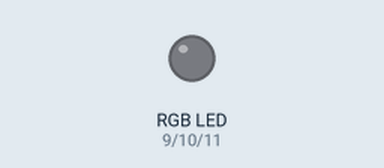
This sketch was run on a simulated Arduino Uno, built with avr-gcc and run on an emulated ATmega328P. Parts: an RGB LED mixed from three pins (HIGH = lit). Dim RGB values are drawn brighter than linear; random numbers use the default seed unless the sketch sets one; what the sketch prints to the serial monitor is not drawn.

Above: at 0.05 s.
At 0.85 s:
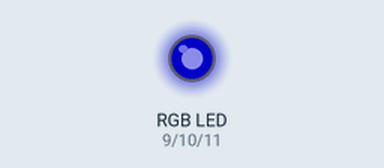
At 1.7 s:
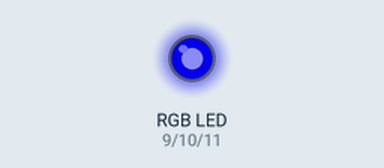
At 3.4 s:
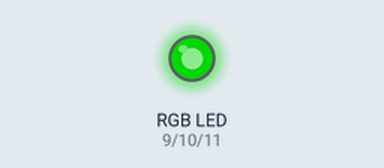
At 5.1 s:
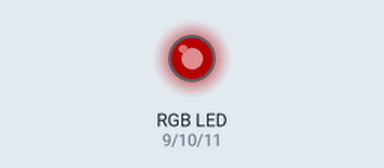
At 6.8 s:
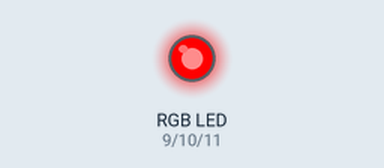
Timing chart, 0 to 9.0 s (numbered marks = the images above):
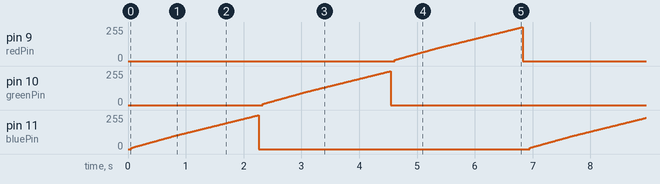

Measured:
- by itself, pin 9 (redPin), pin 10 (greenPin), pin 11 (bluePin): ramps from 0/255 to 254/255 and jumps back, once every 6.9 s

The sketch:

arduino_led_control.ino
```cpp
// C++ code
//
void setup() {
  pinMode(9, OUTPUT);
  pinMode(10, OUTPUT);
  pinMode(11, OUTPUT);

  Serial.begin(9600);
}

void loop() {
  int mode = 6; // Change this variable to select the mode (1 to ...)

  switch (mode) {
    case 1:
      singleColorBlink();
      break;
    case 2:
      randomizeColors();
      break;
    case 3:
      generateSecondaryColors();
      break;
    case 4:
      random16MillionColors();
      break;
    case 5:
      increaseBrightness();
      break;
    case 6:
      increaseBrightness2();
      break;
    default:
      Serial.println("Invalid mode selected.");
      break;
  }
}

void singleColorBlink() {
  Serial.println("Mode 1: Single Color Blink");

  digitalWrite(9, HIGH);
  delay(1000); // Wait for 1000 millisecond(s)
  digitalWrite(9, LOW);
  delay(1000); // Wait for 1000 millisecond(s)

  digitalWrite(10, HIGH);
  delay(1000); // Wait for 1000 millisecond(s)
  digitalWrite(10, LOW);
  delay(1000); // Wait for 1000 millisecond(s)

  digitalWrite(11, HIGH);
  delay(1000); // Wait for 1000 millisecond(s)
  digitalWrite(11, LOW);
  delay(1000); // Wait for 1000 millisecond(s)
}

void randomizeColors() {
  Serial.println("Mode 2: Randomize Colors");

  int randno = random(9, 12);
  Serial.print("Random number = ");
  Serial.println(randno);
  digitalWrite(randno, HIGH);
  delay(100);
  digitalWrite(randno, LOW);
  delay(100);
}

void generateSecondaryColors() {
  Serial.println("Mode 3: Generate Secondary Colors");

  digitalWrite(9, HIGH);
  digitalWrite(10, HIGH);
  delay(1000); // Wait for 1000 millisecond(s)
  digitalWrite(9, LOW);
  digitalWrite(10, LOW);
  delay(1000); // Wait for 1000 millisecond(s)

  digitalWrite(10, HIGH);
  digitalWrite(11, HIGH);
  delay(1000); // Wait for 1000 millisecond(s)
  digitalWrite(10, LOW);
  digitalWrite(11, LOW);
  delay(1000); // Wait for 1000 millisecond(s)

  digitalWrite(11, HIGH);
  digitalWrite(9, HIGH);
  delay(1000); // Wait for 1000 millisecond(s)
  digitalWrite(11, LOW);
  digitalWrite(9, LOW);
  delay(1000); // Wait for 1000 millisecond(s)
}

void random16MillionColors() {
  Serial.println("Mode 4: Random 16 Million Colors");

  int R = random(0, 256);
  Serial.print("RED = ");
  Serial.println(R);

  int B = random(0, 256);
  Serial.print("BLUE = ");
  Serial.println(B);

  int G = random(0, 256);
  Serial.print("GREEN = ");
  Serial.println(G);

  analogWrite(9, G);
  analogWrite(10, B);
  analogWrite(11, R);

  delay(1000); // Add a delay to make the color visible for a while
}

void increaseBrightness() {
  Serial.println("Mode 5: Increase Brightness");

  // Full brightness (100%)
  colorRGB(255, 0, 0, 100);
  delay(1000);

  // Half brightness (50%)
  colorRGB(255, 0, 0, 50);
  delay(1000);

  // Quarter brightness (25%)
  colorRGB(255, 0, 0, 25);
  delay(1000);
}

void colorRGB(int red, int green, int blue, int brightness_percent) {
  const int redPin = 9;
  const int greenPin = 10;
  const int bluePin = 11;

  analogWrite(redPin, red * brightness_percent / 100);
  analogWrite(greenPin, green * brightness_percent / 100);
  analogWrite(bluePin, blue * brightness_percent / 100);
}

void increaseBrightness2(){
  //Increading Brightness for each colour
  Serial.println("Mode 6: Increase Brightness Implementation 2");

  for (int R=0; R<=255; R++){
    Serial.print("R = ");
    Serial.println(R);
    analogWrite(11,R);
  }
  analogWrite(11,0);

  for (int B=0; B<=255; B++){
    Serial.print("B = ");
    Serial.println(B);
    analogWrite(10,B);
  }
  analogWrite(10,0);

  for (int G=0; G<=255; G++){
    Serial.print("G = ");
    Serial.println(G);
    analogWrite(9,G);
  }
  analogWrite(9,0);
}
```
